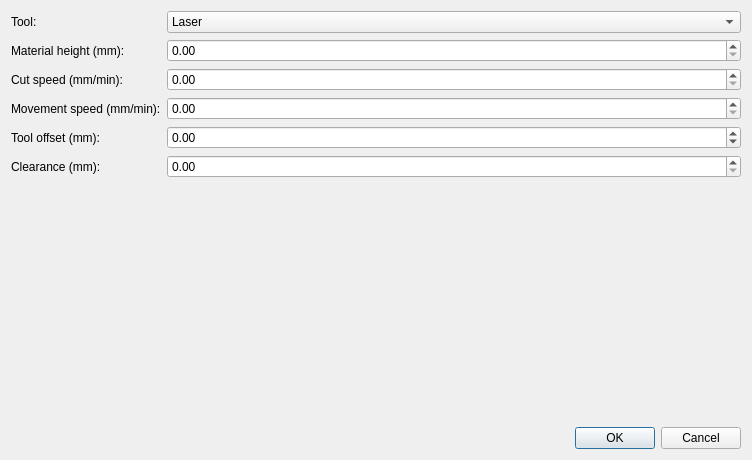
<?xml version="1.0" encoding="UTF-8"?>
<ui version="4.0">
 <class>Dialog</class>
 <widget class="QDialog" name="Dialog">
  <property name="geometry">
   <rect>
    <x>0</x>
    <y>0</y>
    <width>752</width>
    <height>460</height>
   </rect>
  </property>
  <property name="sizePolicy">
   <sizepolicy hsizetype="Preferred" vsizetype="Minimum">
    <horstretch>0</horstretch>
    <verstretch>0</verstretch>
   </sizepolicy>
  </property>
  <property name="windowTitle">
   <string>Document Properties</string>
  </property>
  <layout class="QFormLayout" name="formLayout">
   <item row="1" column="0">
    <widget class="QLabel" name="label">
     <property name="text">
      <string>Material height (mm):</string>
     </property>
    </widget>
   </item>
   <item row="1" column="1">
    <widget class="QDoubleSpinBox" name="doubleHeight">
     <property name="maximum">
      <double>200.000000000000000</double>
     </property>
    </widget>
   </item>
   <item row="2" column="0">
    <widget class="QLabel" name="label_2">
     <property name="text">
      <string>Cut speed (mm/min):</string>
     </property>
    </widget>
   </item>
   <item row="3" column="0">
    <widget class="QLabel" name="label_3">
     <property name="text">
      <string>Movement speed (mm/min):</string>
     </property>
    </widget>
   </item>
   <item row="4" column="0">
    <widget class="QLabel" name="label_4">
     <property name="text">
      <string>Tool offset (mm):</string>
     </property>
    </widget>
   </item>
   <item row="7" column="1">
    <widget class="QDialogButtonBox" name="buttonBox">
     <property name="orientation">
      <enum>Qt::Horizontal</enum>
     </property>
     <property name="standardButtons">
      <set>QDialogButtonBox::Cancel|QDialogButtonBox::Ok</set>
     </property>
    </widget>
   </item>
   <item row="5" column="0">
    <widget class="QLabel" name="label_5">
     <property name="text">
      <string>Clearance (mm):</string>
     </property>
    </widget>
   </item>
   <item row="6" column="0">
    <spacer name="verticalSpacer">
     <property name="orientation">
      <enum>Qt::Vertical</enum>
     </property>
     <property name="sizeType">
      <enum>QSizePolicy::MinimumExpanding</enum>
     </property>
     <property name="sizeHint" stdset="0">
      <size>
       <width>20</width>
       <height>40</height>
      </size>
     </property>
    </spacer>
   </item>
   <item row="0" column="0">
    <widget class="QLabel" name="label_6">
     <property name="text">
      <string>Tool:</string>
     </property>
    </widget>
   </item>
   <item row="2" column="1">
    <widget class="QDoubleSpinBox" name="doubleF">
     <property name="maximum">
      <double>10000.000000000000000</double>
     </property>
    </widget>
   </item>
   <item row="3" column="1">
    <widget class="QDoubleSpinBox" name="doubleF0">
     <property name="maximum">
      <double>10000.000000000000000</double>
     </property>
    </widget>
   </item>
   <item row="4" column="1">
    <widget class="QDoubleSpinBox" name="doubleZoffset">
     <property name="minimum">
      <double>-100.000000000000000</double>
     </property>
     <property name="maximum">
      <double>200.000000000000000</double>
     </property>
    </widget>
   </item>
   <item row="5" column="1">
    <widget class="QDoubleSpinBox" name="doubleLift">
     <property name="maximum">
      <double>100.000000000000000</double>
     </property>
    </widget>
   </item>
   <item row="0" column="1">
    <widget class="QComboBox" name="comboMode">
     <item>
      <property name="text">
       <string>Laser</string>
      </property>
     </item>
     <item>
      <property name="text">
       <string>Universal Tool</string>
      </property>
     </item>
    </widget>
   </item>
  </layout>
 </widget>
 <resources/>
 <connections>
  <connection>
   <sender>buttonBox</sender>
   <signal>accepted()</signal>
   <receiver>Dialog</receiver>
   <slot>accept()</slot>
   <hints>
    <hint type="sourcelabel">
     <x>248</x>
     <y>254</y>
    </hint>
    <hint type="destinationlabel">
     <x>157</x>
     <y>274</y>
    </hint>
   </hints>
  </connection>
  <connection>
   <sender>buttonBox</sender>
   <signal>rejected()</signal>
   <receiver>Dialog</receiver>
   <slot>reject()</slot>
   <hints>
    <hint type="sourcelabel">
     <x>316</x>
     <y>260</y>
    </hint>
    <hint type="destinationlabel">
     <x>286</x>
     <y>274</y>
    </hint>
   </hints>
  </connection>
 </connections>
</ui>
